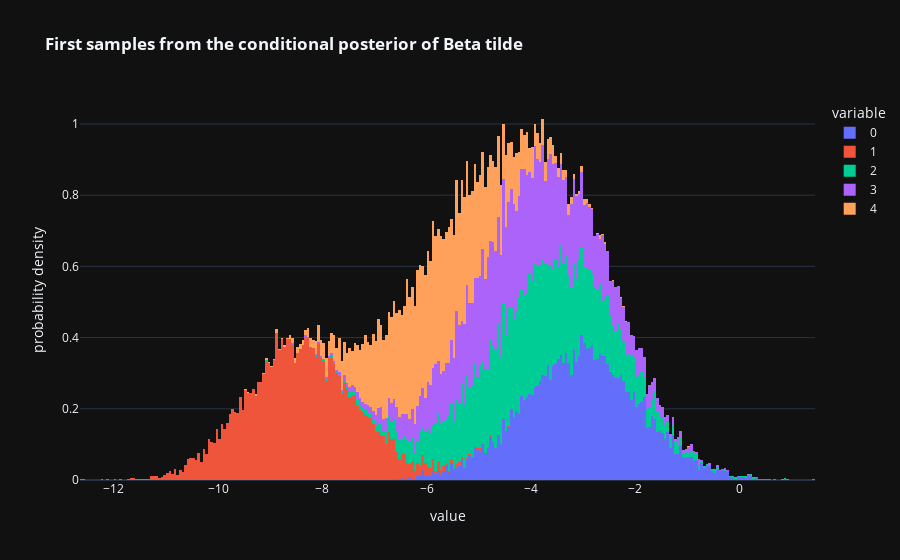

The cell this chart's notebook holds for it:
### Code cell
plot_hist(sample_beta_tilde_post(data0, 10000), 
          f"<b>First samples from the conditional posterior of Beta tilde</b>"
         )

### Figure 1 — Plotly figure (JSON) as saved in the notebook; plotly's stock layout.template omitted (floating-point values rounded to 4 significant figures; data arrays with more than 128 entries replaced by an {"elided": "..."} marker saying what was removed)
{"data": [{"alignmentgroup": "True", "bingroup": "x", "histnorm": "probability density", "hovertemplate": "variable=0<br>value=%{x}<br>probability density=%{y}<extra></extra>", "legendgroup": "0", "marker": {"color": "#636efa", "pattern": {"shape": ""}}, "name": "0", "nbinsx": 400, "offsetgroup": "0", "orientation": "v", "showlegend": true, "type": "histogram", "x": {"elided": "10000 float values"}, "xaxis": "x", "yaxis": "y"}, {"alignmentgroup": "True", "bingroup": "x", "histnorm": "probability density", "hovertemplate": "variable=1<br>value=%{x}<br>probability density=%{y}<extra></extra>", "legendgroup": "1", "marker": {"color": "#EF553B", "pattern": {"shape": ""}}, "name": "1", "nbinsx": 400, "offsetgroup": "1", "orientation": "v", "showlegend": true, "type": "histogram", "x": {"elided": "10000 float values"}, "xaxis": "x", "yaxis": "y"}, {"alignmentgroup": "True", "bingroup": "x", "histnorm": "probability density", "hovertemplate": "variable=2<br>value=%{x}<br>probability density=%{y}<extra></extra>", "legendgroup": "2", "marker": {"color": "#00cc96", "pattern": {"shape": ""}}, "name": "2", "nbinsx": 400, "offsetgroup": "2", "orientation": "v", "showlegend": true, "type": "histogram", "x": {"elided": "10000 float values"}, "xaxis": "x", "yaxis": "y"}, {"alignmentgroup": "True", "bingroup": "x", "histnorm": "probability density", "hovertemplate": "variable=3<br>value=%{x}<br>probability density=%{y}<extra></extra>", "legendgroup": "3", "marker": {"color": "#ab63fa", "pattern": {"shape": ""}}, "name": "3", "nbinsx": 400, "offsetgroup": "3", "orientation": "v", "showlegend": true, "type": "histogram", "x": {"elided": "10000 float values"}, "xaxis": "x", "yaxis": "y"}, {"alignmentgroup": "True", "bingroup": "x", "histnorm": "probability density", "hovertemplate": "variable=4<br>value=%{x}<br>probability density=%{y}<extra></extra>", "legendgroup": "4", "marker": {"color": "#FFA15A", "pattern": {"shape": ""}}, "name": "4", "nbinsx": 400, "offsetgroup": "4", "orientation": "v", "showlegend": true, "type": "histogram", "x": {"elided": "10000 float values"}, "xaxis": "x", "yaxis": "y"}], "layout": {"barmode": "relative", "legend": {"title": {"text": "variable"}, "tracegroupgap": 0}, "title": {"text": "<b>First samples from the conditional posterior of Beta tilde</b>"}, "xaxis": {"anchor": "y", "domain": [0, 1], "title": {"text": "value"}}, "yaxis": {"anchor": "x", "domain": [0, 1], "title": {"text": "probability density"}}}}
